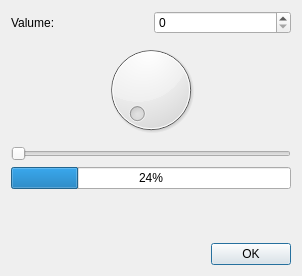
<?xml version="1.0" encoding="UTF-8"?>
<ui version="4.0">
 <class>Dialog</class>
 <widget class="QDialog" name="Dialog">
  <property name="geometry">
   <rect>
    <x>0</x>
    <y>0</y>
    <width>302</width>
    <height>276</height>
   </rect>
  </property>
  <property name="windowTitle">
   <string>Dialog</string>
  </property>
  <layout class="QVBoxLayout" name="verticalLayout">
   <item>
    <layout class="QHBoxLayout" name="horizontalLayout">
     <item>
      <widget class="QLabel" name="label">
       <property name="text">
        <string>Valume:</string>
       </property>
      </widget>
     </item>
     <item>
      <widget class="QSpinBox" name="spinBox"/>
     </item>
    </layout>
   </item>
   <item>
    <widget class="QDial" name="dial"/>
   </item>
   <item>
    <widget class="QSlider" name="horizontalSlider">
     <property name="orientation">
      <enum>Qt::Horizontal</enum>
     </property>
    </widget>
   </item>
   <item>
    <widget class="QProgressBar" name="progressBar">
     <property name="value">
      <number>24</number>
     </property>
    </widget>
   </item>
   <item>
    <spacer name="verticalSpacer">
     <property name="orientation">
      <enum>Qt::Vertical</enum>
     </property>
     <property name="sizeHint" stdset="0">
      <size>
       <width>20</width>
       <height>40</height>
      </size>
     </property>
    </spacer>
   </item>
   <item>
    <widget class="QDialogButtonBox" name="buttonBox">
     <property name="standardButtons">
      <set>QDialogButtonBox::Ok</set>
     </property>
    </widget>
   </item>
  </layout>
 </widget>
 <resources/>
 <connections>
  <connection>
   <sender>spinBox</sender>
   <signal>valueChanged(int)</signal>
   <receiver>dial</receiver>
   <slot>setValue(int)</slot>
   <hints>
    <hint type="sourcelabel">
     <x>224</x>
     <y>26</y>
    </hint>
    <hint type="destinationlabel">
     <x>121</x>
     <y>75</y>
    </hint>
   </hints>
  </connection>
  <connection>
   <sender>spinBox</sender>
   <signal>valueChanged(int)</signal>
   <receiver>horizontalSlider</receiver>
   <slot>setValue(int)</slot>
   <hints>
    <hint type="sourcelabel">
     <x>245</x>
     <y>18</y>
    </hint>
    <hint type="destinationlabel">
     <x>158</x>
     <y>149</y>
    </hint>
   </hints>
  </connection>
  <connection>
   <sender>spinBox</sender>
   <signal>valueChanged(int)</signal>
   <receiver>progressBar</receiver>
   <slot>setValue(int)</slot>
   <hints>
    <hint type="sourcelabel">
     <x>267</x>
     <y>16</y>
    </hint>
    <hint type="destinationlabel">
     <x>238</x>
     <y>187</y>
    </hint>
   </hints>
  </connection>
  <connection>
   <sender>dial</sender>
   <signal>valueChanged(int)</signal>
   <receiver>spinBox</receiver>
   <slot>setValue(int)</slot>
   <hints>
    <hint type="sourcelabel">
     <x>203</x>
     <y>87</y>
    </hint>
    <hint type="destinationlabel">
     <x>207</x>
     <y>21</y>
    </hint>
   </hints>
  </connection>
  <connection>
   <sender>dial</sender>
   <signal>valueChanged(int)</signal>
   <receiver>horizontalSlider</receiver>
   <slot>setValue(int)</slot>
   <hints>
    <hint type="sourcelabel">
     <x>67</x>
     <y>102</y>
    </hint>
    <hint type="destinationlabel">
     <x>75</x>
     <y>155</y>
    </hint>
   </hints>
  </connection>
  <connection>
   <sender>horizontalSlider</sender>
   <signal>valueChanged(int)</signal>
   <receiver>dial</receiver>
   <slot>setValue(int)</slot>
   <hints>
    <hint type="sourcelabel">
     <x>38</x>
     <y>151</y>
    </hint>
    <hint type="destinationlabel">
     <x>48</x>
     <y>100</y>
    </hint>
   </hints>
  </connection>
  <connection>
   <sender>horizontalSlider</sender>
   <signal>valueChanged(int)</signal>
   <receiver>spinBox</receiver>
   <slot>setValue(int)</slot>
   <hints>
    <hint type="sourcelabel">
     <x>276</x>
     <y>148</y>
    </hint>
    <hint type="destinationlabel">
     <x>277</x>
     <y>19</y>
    </hint>
   </hints>
  </connection>
  <connection>
   <sender>spinBox</sender>
   <signal>valueChanged(int)</signal>
   <receiver>progressBar</receiver>
   <slot>setValue(int)</slot>
   <hints>
    <hint type="sourcelabel">
     <x>188</x>
     <y>20</y>
    </hint>
    <hint type="destinationlabel">
     <x>196</x>
     <y>190</y>
    </hint>
   </hints>
  </connection>
 </connections>
</ui>
